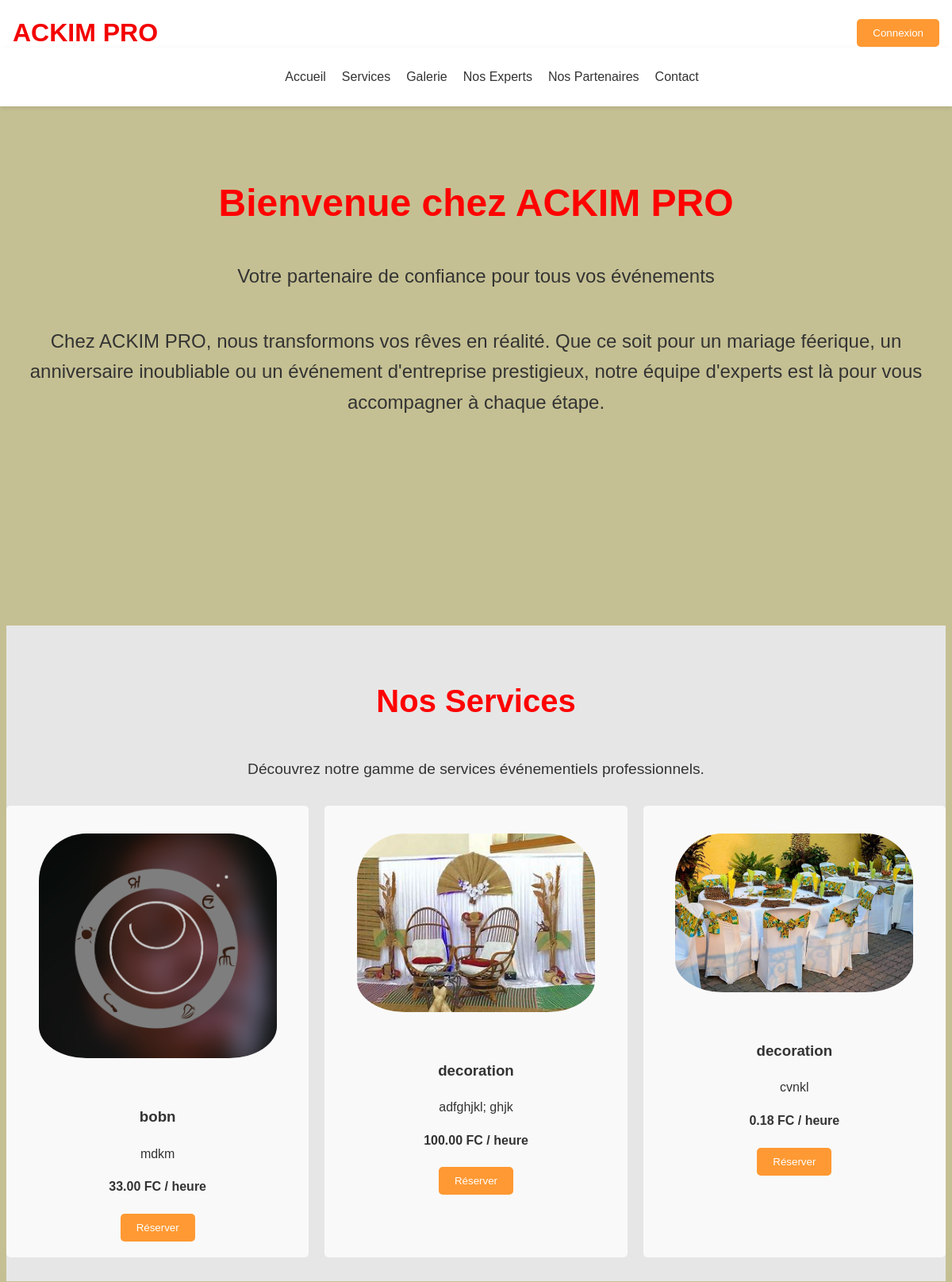
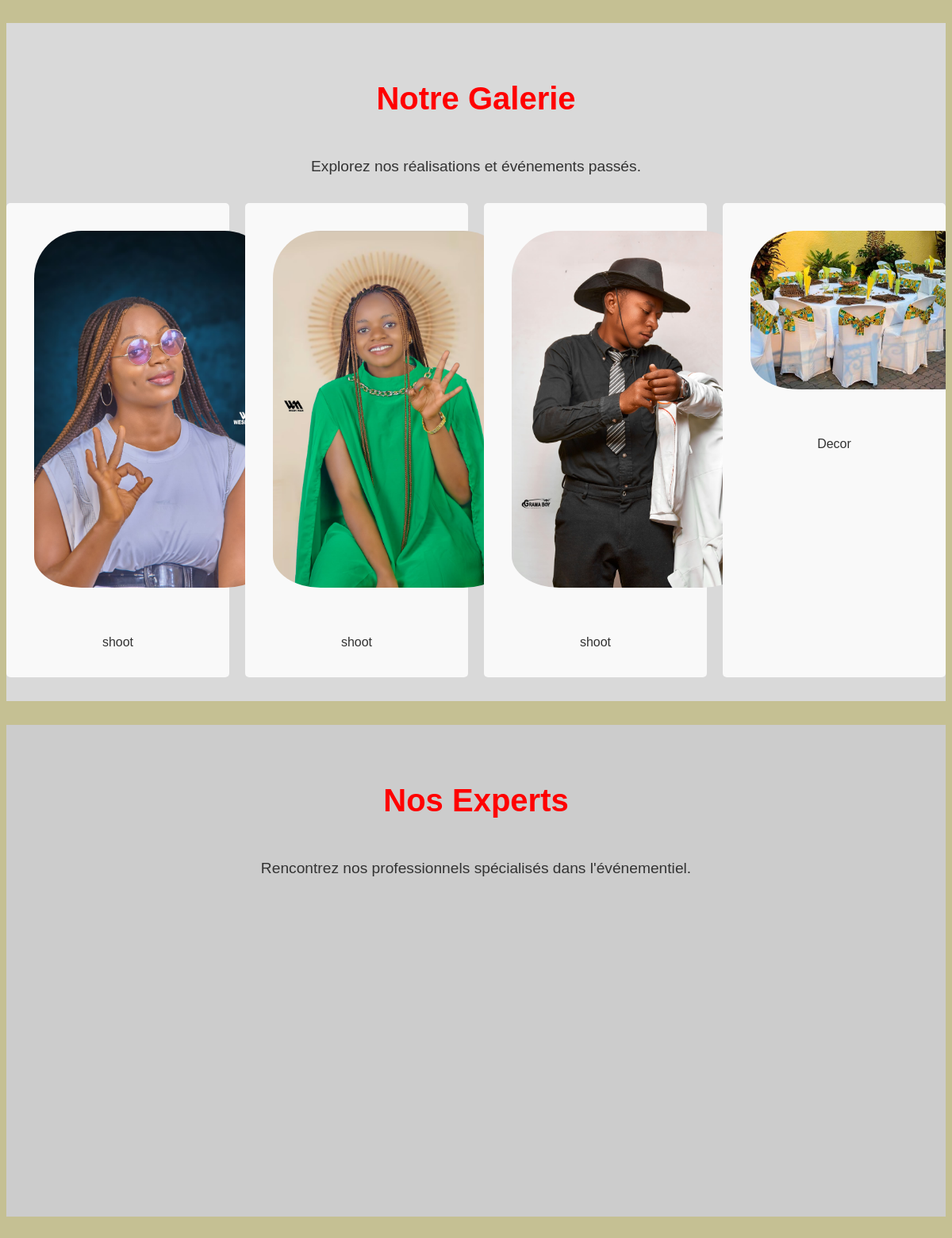
The page / (upper part) on the database its author committed (2 pictures, top to bottom).
### main/models.py (models this page shows, shortened)
class Service(models.Model):
    title = models.CharField(max_length=100)
    description = models.TextField()
    price = models.DecimalField(max_digits=10, decimal_places=2)
    image = models.ImageField(upload_to='services/')

class GalleryItem(models.Model):
    title = models.CharField(max_length=100)
    image = models.ImageField(upload_to='gallery/')

### main/views.py (the view)
# urls.py: 2. Add a URL to urlpatterns:  path('', views.home, name='home')
def home(request):
    services = Service.objects.all()
    gallery_items = GalleryItem.objects.all()
    experts = Expert.objects.all()
    partners = Partner.objects.all()
    context = {
        'services': services,
        'gallery_items': gallery_items,
        'experts': experts,
        'partners': partners,
    }
    return render(request, 'index.html', context)

### main/templates/index.html (shortened to what this page needs)
{% load static %}
<!DOCTYPE html>
<html lang="fr">
<head>
    <link rel="stylesheet" href="https://cdnjs.cloudflare.com/ajax/libs/font-awesome/6.0.0-beta3/css/all.min.css">
    <link rel="stylesheet" href="{% static 'css/style.css' %}">
</head>
<body>
    <header id="mainHeader">
        <h1>ACKIM PRO</h1>
        <div class="user-actions">
            <button id="loginBtn" class="btn">Connexion</button>
        </div>
    </header>
    <nav id="mainNav">
        <ul>
            <li><a href="#home">Accueil</a></li>
            <li><a href="#services">Services</a></li>
            <li><a href="#gallery">Galerie</a></li>
            <li><a href="#experts">Nos Experts</a></li>
            <li><a href="#partners">Nos Partenaires</a></li>
            <li><a href="#contact">Contact</a></li>
        </ul>
    </nav>
    <div class="container">
        <section class="welcome">
            <h2>Bienvenue chez ACKIM PRO</h2>
            <p>Votre partenaire de confiance pour tous vos événements</p>
            <p>Chez ACKIM PRO, nous transformons vos rêves en réalité. Que ce soit pour un mariage féerique, un anniversaire inoubliable ou un événement d'entreprise prestigieux, notre équipe d'experts est là pour vous accompagner à chaque étape.</p>
        </section>
        <section id="services" class="services">
            <h2>Nos Services</h2>
            <p class="section-description">Découvrez notre gamme de services événementiels professionnels.</p>
            <div class="services-grid">
                {% for service in services %}
                <div class="service-card">
                    <img src="{{ service.image.url }}" alt="{{ service.title }}">
                    <h3>{{ service.title }}</h3>
                    <p>{{ service.description }}</p>
                    <p class="price">{{ service.price }} FC / heure</p>
                    <button class="btn reserve-btn" data-service-id="{{ service.id }}">Réserver</button>
                </div>
                {% endfor %}
            </div>
        </section>
        <section id="gallery" class="gallery">
            <h2>Notre Galerie</h2>
            <p class="section-description">Explorez nos réalisations et événements passés.</p>
            <div class="gallery-grid">
                {% for item in gallery_items %}
                <div class="gallery-item">
                    <img src="{{ item.image.url }}" alt="{{ item.title }}">
                    <p>{{ item.title }}</p>
                </div>
                {% endfor %}
            </div>
        </section>
        <section id="experts" class="experts">
            <h2>Nos Experts</h2>
            <p class="section-description">Rencontrez nos professionnels spécialisés dans l'événementiel.</p>
        </section>
    </div>
</body>
</html>

### main/static/css/style.css (style rules this page uses)
body { font-family: Arial, sans-serif; line-height: 1.6; background-color: rgb(197, 192, 147); color: #333; padding-top: 120px; }
header { background-color: #f1a605; color: rgb(243, 0, 0); display: flex; justify-content: space-between; align-items: center; padding: 1rem 2rem; }
header h1 { margin: 0; }
nav { background-color: #ffffff; padding: 0.5rem; }
nav ul { list-style-type: none; display: flex; justify-content: center; }
nav ul li { margin: 0 10px; }
nav ul li a { color: #333; text-decoration: none; }
.container { width: 100%; max-width: 1200px; margin: auto; overflow: hidden; padding: 20px 0; animation: fadeIn 1s ease-out; }
section { min-height: 70vh; display: flex; flex-direction: column; justify-content: flex-start; align-items: center; padding: 30px 0; animation: slideIn 0.5s ease-out; }
section h2 { text-align: center; margin-bottom: 20px; font-size: 2.5em; }
.section-description { text-align: center; max-width: 800px; margin-bottom: 30px; font-size: 1.2em; }
#services { background-color: #e6e6e6; }
#gallery { background-color: #d9d9d9; }
#experts { background-color: #cccccc; }
html { scroll-behavior: smooth; }
.services, .gallery, .experts, .partners { margin-bottom: 30px; }
.services-grid, .gallery-grid, .experts-grid, .partners-grid { display: grid; grid-template-columns: repeat(auto-fit, minmax(250px, 1fr)); gap: 20px; width: 100%; max-width: 1200px; }
.service-card, .gallery-item, .expert-card, .partner-card { background: #f9f9f9; border-radius: 5px; padding: 15px; text-align: center; }
.service-card img, .gallery-item img, .expert-card img, .partner-card img { display: flex; margin-top: 20px; Padding : 80px 20px ; Text-align : center ; margin-bottom: 50px; padding-top: 20px; padding-bottom: 40px; Max-width : 300px ; Margin :0 auto ; border-radius: 80px; }
h2 { color: #ff0000; margin-bottom: 15px; }
.btn { display: inline-block; background: #ff9933; color: #fff; padding: 10px 20px; margin: 5px 0; border: none; border-radius: 5px; cursor: pointer; }
.welcome { text-align: center; margin-bottom: 20px; }
.welcome h2 { font-size: 3em; margin-bottom: 10px; }
.welcome p { font-size: 1.5em; margin-bottom: 20px; }
#mainHeader, #mainNav { position: fixed; left: 0; right: 0; z-index: 1000; background-color: #fff; box-shadow: 0 2px 5px rgba(0,0,0,0.1); }
#mainHeader { top: 0; display: flex; justify-content: space-between; align-items: center; padding: 1rem; }
#mainNav { top: 60px; }
.user-actions { display: flex; align-items: center; }
.user-actions button, .user-actions i { margin-left: 1rem; }
.service-card .price { font-weight: bold; }

### rows shown on the page
Service: image (picture), title "bobn", description "mdkm", price "33.00"
Service: image (picture), title "decoration", description "adfghjkl; ghjk", price "100.00"
Service: image (picture), title "decoration", description "cvnkl", price "0.18"
GalleryItem: image (picture), title "shoot"
GalleryItem: image (picture), title "shoot"
GalleryItem: image (picture), title "shoot"
GalleryItem: image (picture), title "Decor"
